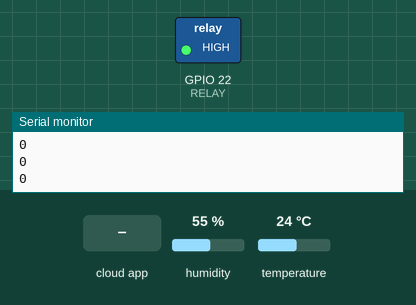
This sketch was run on a simulated ESP32. Shown: switched loads named in the sketch (green lamp = pin HIGH), the last lines printed to the serial monitor. Inputs (shaded band) come from the test bench; at power-on: humidity 55 %, temperature 24 °C. WiFi joins after 1.5 s; servers stay silent unless stated; the Firebase database answers and starts empty.

Above: at 2.7 s.
2.8 s: the phone or cloud app sets on_off to 1
At 4.9 s:
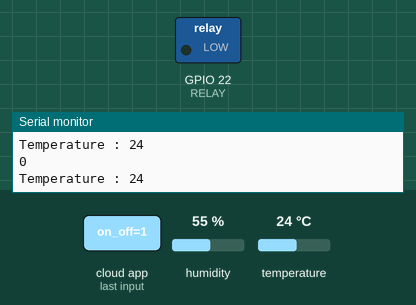
5.8 s: the phone or cloud app sets on_off to 0
At 7.5 s:
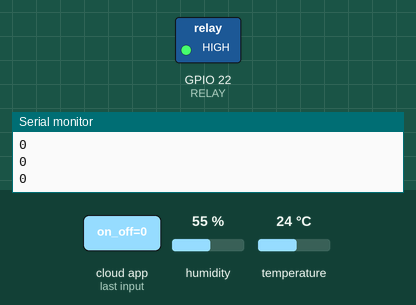
Timing chart, 0 to 9.0 s (numbered marks = the images above; inputs shaded):
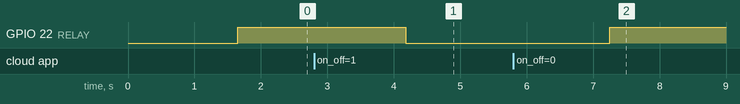

Measured:
- after the input at 2.8 s, GPIO 22 (RELAY): HIGH → LOW after 1.4 s
- after the input at 5.8 s, GPIO 22 (RELAY): LOW → HIGH after 1.5 s

The sketch:

MiniProject_3_71180346.ino
```cpp
#include <DHT.h>
#include <WiFi.h>
#include <FirebaseESP32.h>

#define WIFI_SSID "speedy@a5e4"
#define WIFI_PASSWORD "kmzwa8awaa"

#define FIREBASE_HOST "https://kipasangin-iot-default-rtdb.firebaseio.com/"
#define FIREBASE_AUTH "qk3aHbaQF0WdCruNS4LpZncK2bpJSYo4b1LCqOIh"

//DHT 11
#define DHTPIN 23
#define DHTTYPE DHT11
DHT dht(DHTPIN, DHTTYPE);

//RELAY
#define RELAY 22

//Define FirebaseESP32 data object
FirebaseData data_object;

void Koneksi() {
  WiFi.begin(WIFI_SSID, WIFI_PASSWORD);
  Serial.print("Connecting to Wi-Fi");
  while (WiFi.status() != WL_CONNECTED) {
    Serial.print(".");
    delay(300);
  }
  Serial.println();
  Serial.print("Connected with IP: ");
  Serial.println(WiFi.localIP());
  Serial.println();

  Firebase.begin(FIREBASE_HOST, FIREBASE_AUTH);
  Firebase.reconnectWiFi(true);

  Firebase.setReadTimeout(data_object, 1000 * 60);
  Firebase.setwriteSizeLimit(data_object, "tiny");
}

int temperature;
int pembatas;
int on_off;

void TempSensor() {
  temperature = dht.readTemperature();
  Serial.print("Temperature : ");
  Serial.println(temperature);
  Firebase.setInt(data_object, "/miniproject3/suhu", temperature);  //set data ke firebase
  delay(1000);
  Firebase.getInt(data_object, "/miniproject3/pembatas"); //ambil container pembatas
  pembatas = data_object.intData(); //ambil nilai data

  if(temperature > pembatas) {
    digitalWrite(RELAY, LOW);
  }
  else if(temperature <= pembatas) {
    digitalWrite(RELAY, HIGH);
  }
}

void setup() {
  // put your setup code here, to run once:
  Serial.begin(9600);
  Koneksi();

  dht.begin();
  pinMode(RELAY, OUTPUT);

}

void loop() {
  Firebase.getInt(data_object, "/miniproject3/on_off"); //ambil container on_off
  on_off = data_object.intData(); //ambil nilai data

  if(on_off == 1) {
    TempSensor();
  }
  else {
    digitalWrite(RELAY, HIGH);
  }

  Serial.println(pembatas);

}
```
